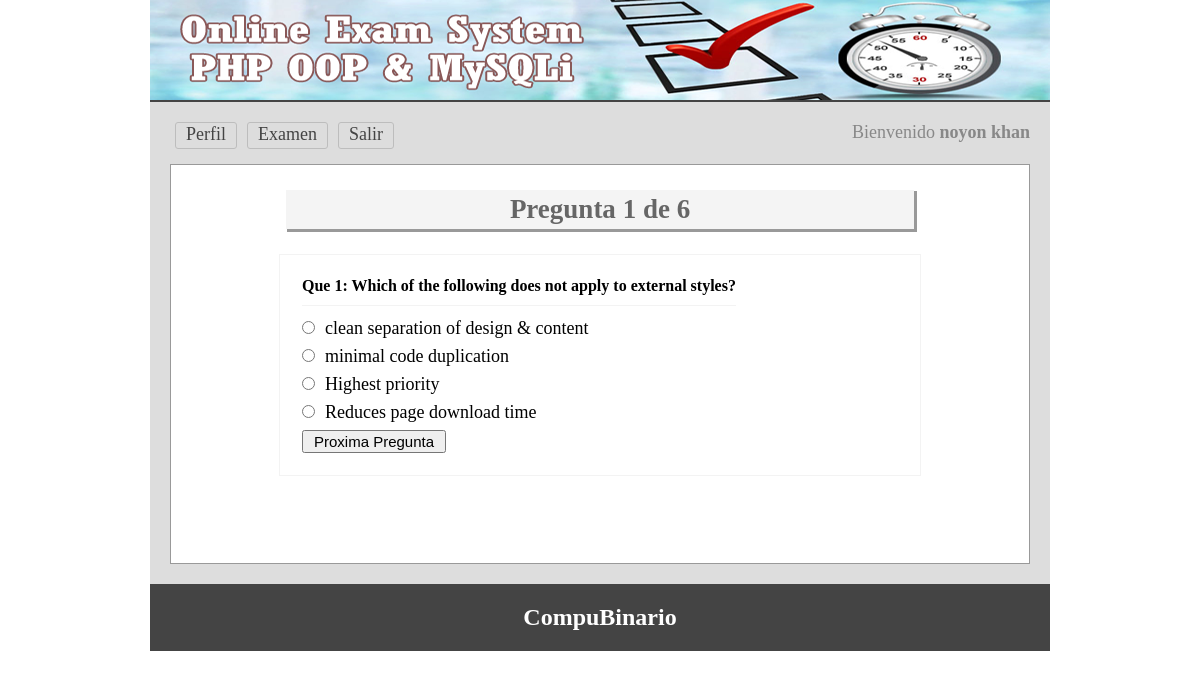
/test.php?q=1 (signed in), run on the app's committed database.
### tables this page shows
CREATE TABLE `tbl_ques` (
  `id` int(11) NOT NULL,
  `quesNo` int(11) NOT NULL,
  `ques` text NOT NULL
);

CREATE TABLE `tbl_ans` (
  `id` int(11) NOT NULL,
  `quesNo` int(11) NOT NULL,
  `rightAns` int(11) NOT NULL DEFAULT '0',
  `ans` text NOT NULL
);

### classes/Exam.php (called while the page is built, shortened)
<?php
 $filepath = realpath(dirname(__FILE__));
include_once ($filepath.'/../lib/Database.php');
class Exam{
	private $db;
	function __construct()
	{
		$this->db = new Database();
	}
  public function getTotalRows(){
    $query = "SELECT * FROM tbl_ques";
    $getResult = $this->db->select($query);
    $total = $getResult->num_rows;
    return $total;
  }
  public function getQuesByNumber($number){
    $query = "SELECT * FROM tbl_ques WHERE quesNo ='$number'";
    $getData = $this->db->select($query);
    $result = $getData->fetch_assoc();
    return $result;
  }
  public function getAnswer($number){
    $query = "SELECT * FROM tbl_ans WHERE quesNo ='$number'";
    $getData = $this->db->select($query);
    return $getData;
  }
}
 ?>

### lib/Database.php (called while the page is built, shortened)
<?php
Class Database{
	public $host   = DB_HOST;
	public $user   = DB_USER;
	public $pass   = DB_PASS;
	public $dbname = DB_NAME;
	public $link;
	private function connectDB(){
	$this->link = new mysqli($this->host, $this->user, $this->pass, $this->dbname);
 }
	public function select($query){
		$result = $this->link->query($query) or die($this->link->error.__LINE__);
		if($result->num_rows > 0){
			return $result;
		} else {
			return false;
		}
	}
}

### test.php (the view, shortened to what this page needs)
<?php include 'inc/header.php'; ?>
<?php
if (isset($_GET['q'])) {
	$number = (int) $_GET['q'];
}else{
	header("Location:exam.php");
}
$total = $exm->getTotalRows();
$question = $exm->getQuesByNumber($number);
?>
<div class="main">
<h1>Pregunta <?php echo $question['quesNo']; ?> de <?php echo $total; ?></h1>
	<div class="test">
		<form method="post" action="">
		<table>
			<tr>
				<td colspan="2">
				 <h3>Que <?php echo $question['quesNo']; ?>: <?php echo $question['ques']; ?></h3>
				</td>
			</tr>
			<?php
				$answer = $exm->getAnswer($number);
				if ($answer) {
					while ($result = $answer->fetch_assoc()) {
			 ?>
			<tr>
				<td>
				 <input type="radio" name="ans" value="<?php echo $result['id']; ?>" /><?php echo $result['ans']; ?>
				</td>
			</tr>
		<?php }} ?>
			<tr>
			  <td>
				<input type="submit" name="submit" value="Proxima Pregunta"/>
			</td>
			</tr>
		</table>
	</form>
</div>
 </div>
<?php include 'inc/footer.php'; ?>

### css/main.css (style rules this page uses)
* { margin:0;padding:0;outline:none }
body { font-family:verdana }
input[type="submit"] { cursor: pointer; font-size: 15px; padding: 1px 10px; }
.main { background: #fff none repeat scroll 0 0; border: 1px solid #999; margin-top: 10px; min-height: 368px; padding: 15px; width: 828px; }
.main h1 { background: #f4f4f4 none repeat scroll 0 0; box-shadow: 2px 2px 0 1px #999; color: #666; margin: 10px auto 25px; padding: 4px; text-align: center; width: 620px; }
.test { border: 1px solid #f3f3f3; margin: 0 auto; max-width: 600px; padding: 20px; }
.test input[type="radio"] { margin-bottom: 10px; margin-right: 10px; cursor:pointer; }
.test h3 { border-bottom: 1px solid #f3f3f3; font-size: 16px; margin-bottom: 10px; padding-bottom: 10px; }

### data on the page
tbl_ques: quesNo "1", ques "Which of the following does not apply to external styles?"
tbl_ans: ans "clean separation of design & content"
tbl_ans: ans "minimal code duplication"
tbl_ans: ans "Highest priority"
tbl_ans: ans "Reduces page download time"

### other printed values
Session::get('name') "noyon khan"
$total "6"
